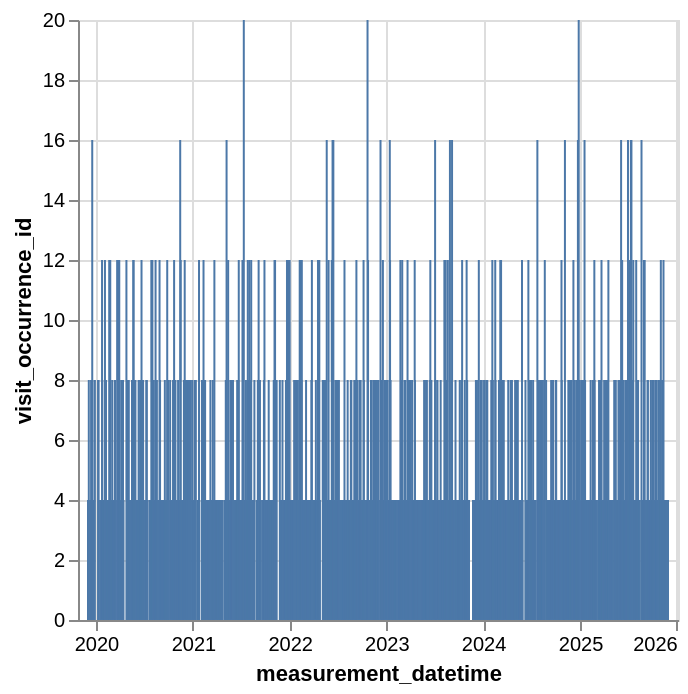

Source (notebook cell):
### Code cell
# Visualisation des dates de mesure biologique
alt.Chart(measurement_summary).mark_bar(size=1).encode(
    alt.X('measurement_datetime:T', scale=alt.Scale(padding=5)),
    y='visit_occurrence_id:Q'
)

### Figure 1 — Vega-Lite specification as saved in the notebook (floating-point values rounded to 4 significant figures; data arrays with more than 128 entries replaced by an {"elided": "..."} marker saying what was removed)
{"config": {"view": {"continuousWidth": 300, "continuousHeight": 300}}, "data": {"name": "data-80b0f7d6f44fe0e3e4351fdf8db7481b"}, "mark": {"type": "bar", "size": 1}, "encoding": {"x": {"field": "measurement_datetime", "scale": {"padding": 5}, "type": "temporal"}, "y": {"field": "visit_occurrence_id", "type": "quantitative"}}, "$schema": "https://vega.github.io/schema/vega-lite/v6.4.1.json", "datasets": {"data-80b0f7d6f44fe0e3e4351fdf8db7481b": {"elided": "1056 records"}}}
